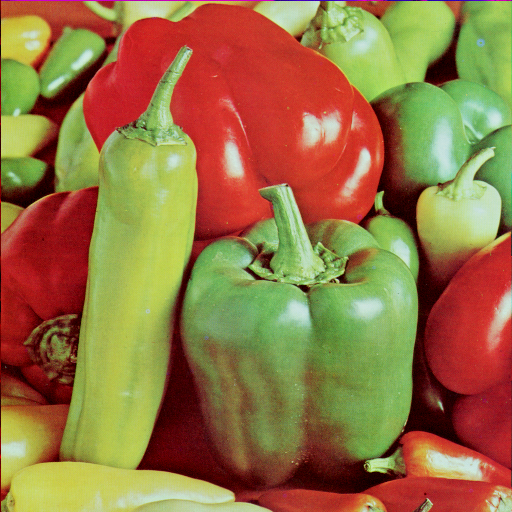
#> input picture Main/images/pepper.bmp, 512 x 512 px
$ python compare.py
#> lines starting #> are read from the running program, lines starting #| are printed output that depends on the picture
import cv2 as cv
import numpy as np


# getting & showing image
img = cv.imread('images/pepper.bmp')
#> img is the input picture: shape (512, 512, 3); mean B, G, R 66.5, 115.6, 149.8
cv.imshow("Testing", img)
cv.waitKey(0)


# Grayscale conversion
img_gray = cv.cvtColor(img, cv.COLOR_BGR2GRAY)
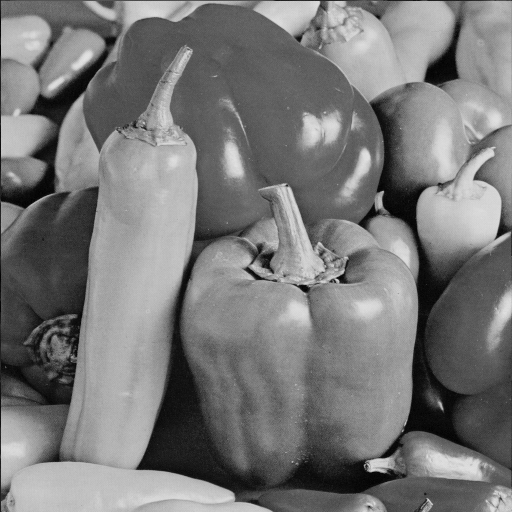
#> img_gray: shape (512, 512); min 0, max 228, mean 120.2
img_blur = cv.GaussianBlur(img_gray, (3, 3), 0)
cv.imshow("Testing", img_blur)
cv.waitKey(0)

# Sobel Edge detection
img_edge1 = cv.Sobel(src=img_gray, ddepth=cv.CV_64F, dx=1, dy=0, ksize=3)
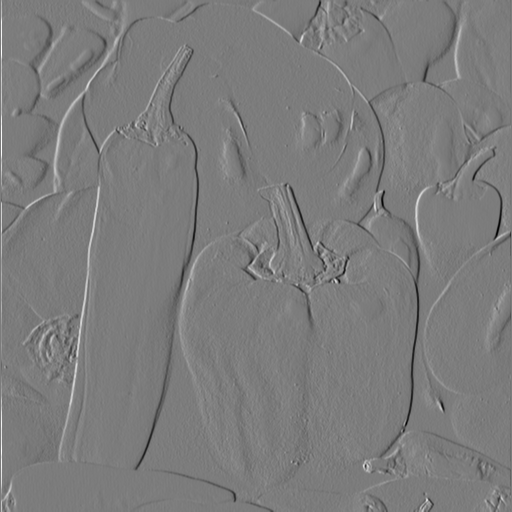
#> img_edge1: shape (512, 512) float64; min -701, max 736, mean 0.7; drawn with min black and max white
img_edge2 = cv.Sobel(src=img_gray, ddepth=cv.CV_64F, dx=0, dy=1, ksize=3)
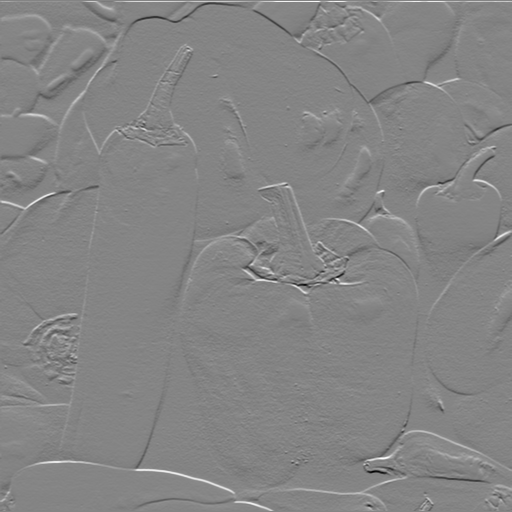
#> img_edge2: shape (512, 512) float64; min -800, max 736, mean 0.7; drawn with min black and max white
img_edge3 = cv.Sobel(src=img_gray, ddepth=cv.CV_64F, dx=1, dy=1, ksize=3)
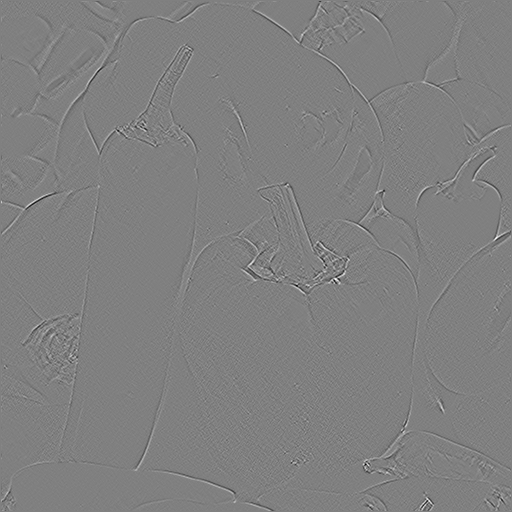
#> img_edge3: shape (512, 512) float64; min -233, max 230, mean 0; drawn with min black and max white
img_edge3 = cv.bitwise_not(img_edge3)
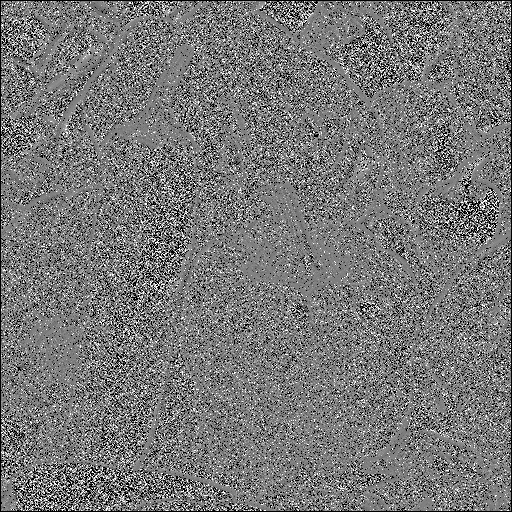
#> img_edge3: shape (512, 512) float64; 6.5% of the values are NaN or infinite; the others: min -4, max 4, mean 0.00302; drawn with min black, max white, NaN and infinite black
cv.imshow("Testing", img_edge3)
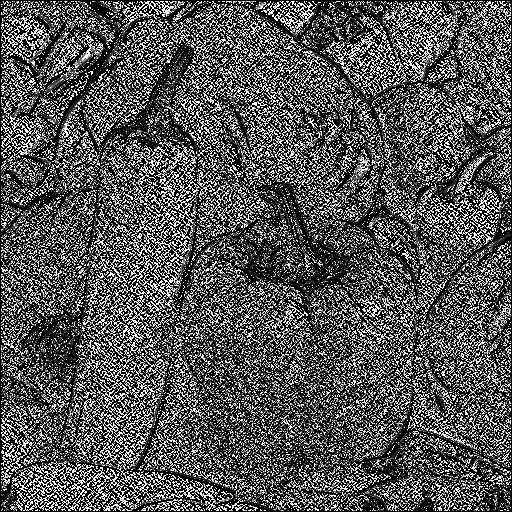
#> window 'Testing': shape (512, 512); min 0, max 255, mean 84.7
cv.waitKey(0)


edges = cv.Canny(image=img_blur, threshold1=100,
                 threshold2=200)  # Canny Edge Detection
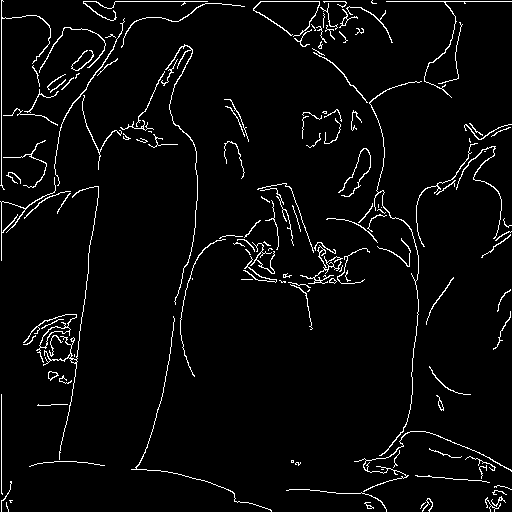
#> edges: shape (512, 512); 3.8% white in thin lines or dots
cv.imshow('Testing', edges)
cv.waitKey(0)


# waiting for key press for window deletion
cv.destroyAllWindows()

$ run again, with Main/images/BoatsColor.bmp copied over Main/images/pepper.bmp
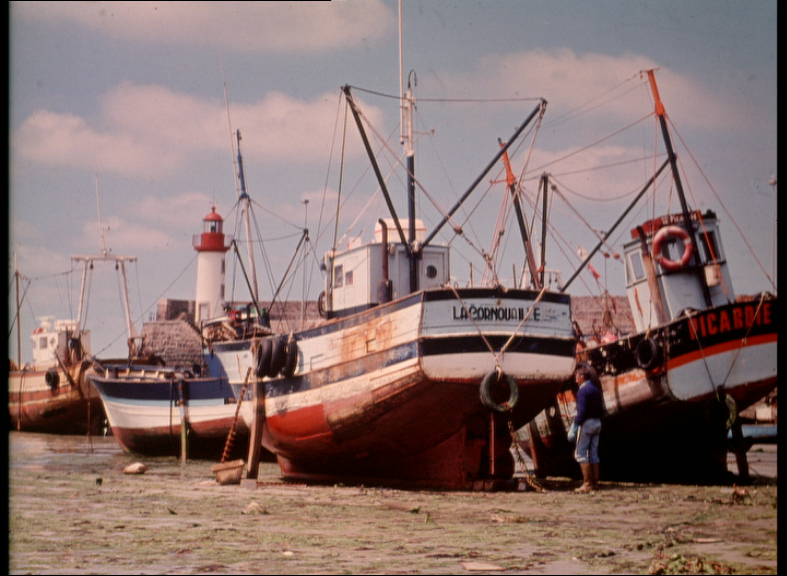
#> input picture Main/images/BoatsColor.bmp, 787 x 576 px
#> img is the input picture: shape (576, 787, 3); mean B, G, R 111.6, 114.7, 137.3
#> `cv.imshow("Testing", img_edge3)`:
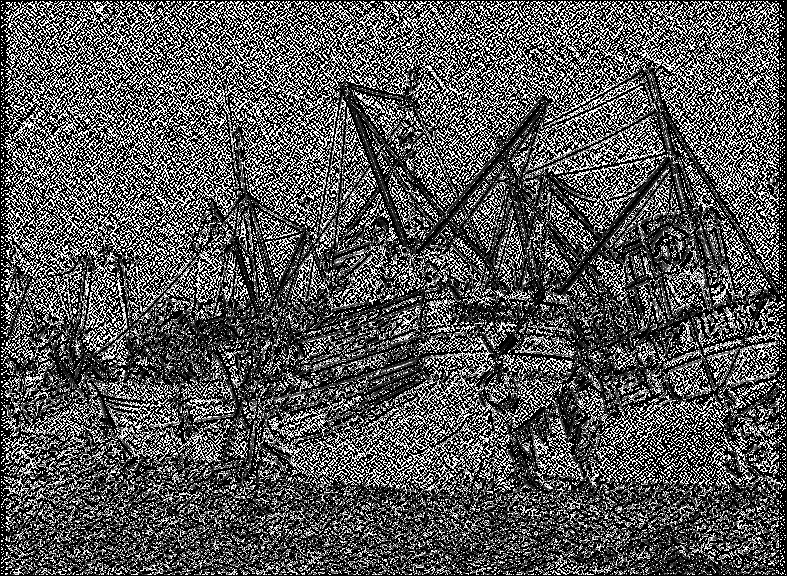
#> window 'Testing': shape (576, 787); min 0, max 255, mean 85.9
#> `edges = cv.Canny(image=img_blur, threshold1=100, threshold2=200)`:
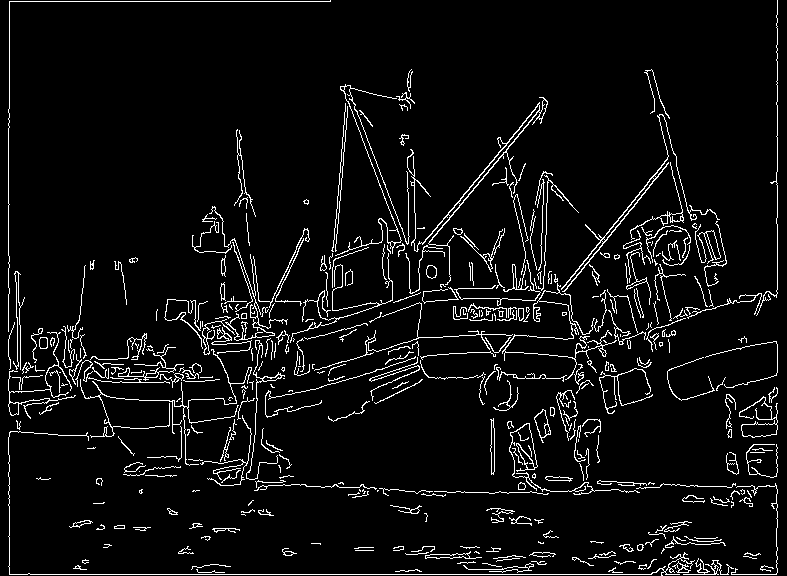
#> edges: shape (576, 787); 5.7% white in thin lines or dots

$ run again, with Main/images/baboon.bmp copied over Main/images/pepper.bmp
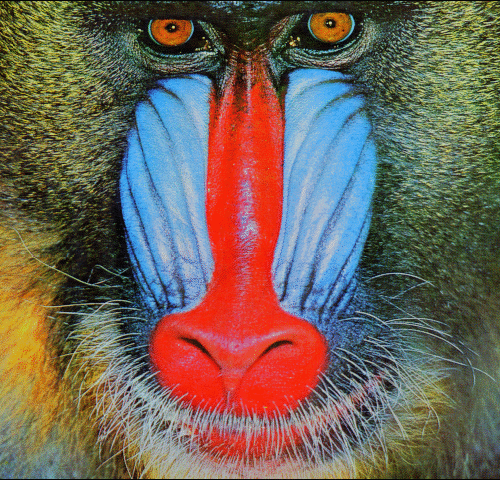
#> input picture Main/images/baboon.bmp, 500 x 480 px
#> img is the input picture: shape (480, 500, 3); mean B, G, R 88.7, 100.4, 113
#> `cv.imshow("Testing", img_edge3)`:
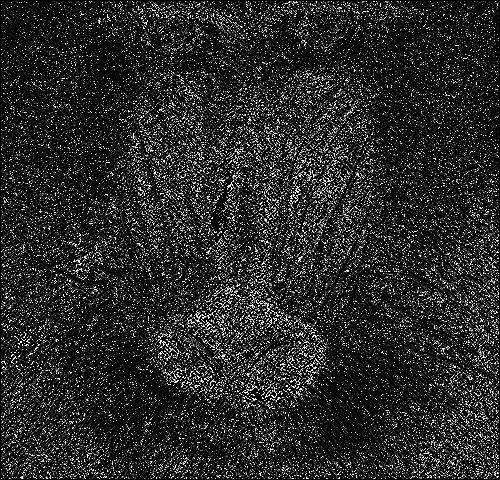
#> window 'Testing': shape (480, 500); min 0, max 255, mean 40
#> `edges = cv.Canny(image=img_blur, threshold1=100, threshold2=200)`:
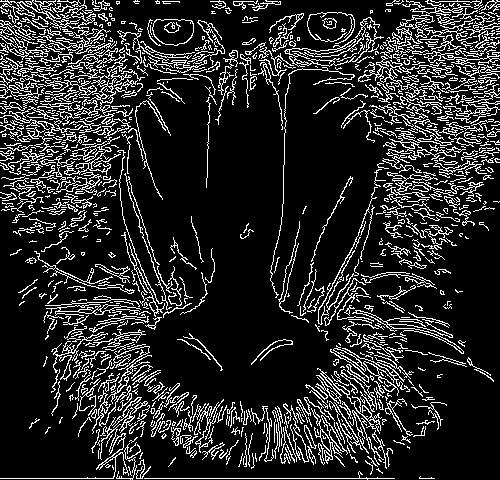
#> edges: shape (480, 500); 16% white in thin lines or dots
